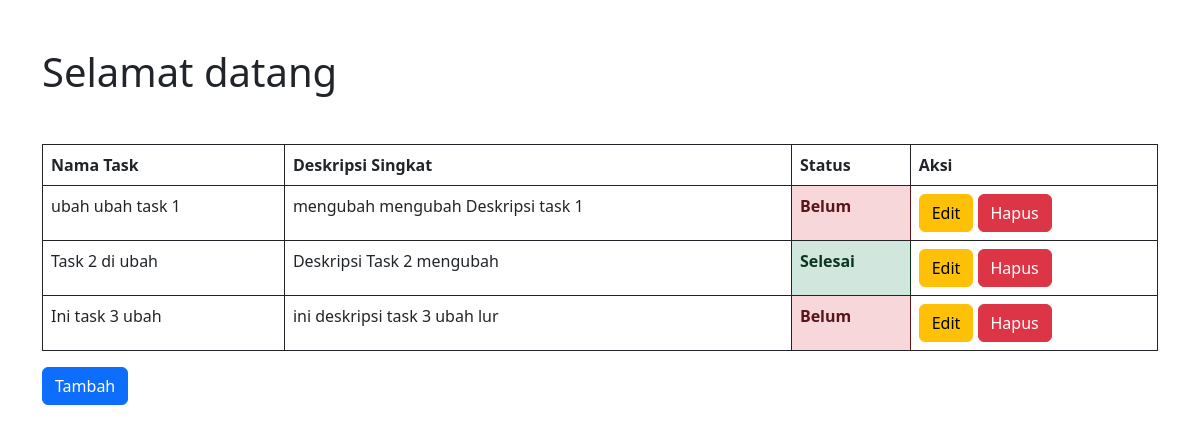
The page / on the database its author committed.
### tables this page shows
CREATE TABLE IF NOT EXISTS `task_list` (
  `id_task` int(11) NOT NULL AUTO_INCREMENT,
  `name_task` varchar(255) NOT NULL,
  `summary` varchar(255) NOT NULL,
  `isCompleted` tinyint(4) NOT NULL DEFAULT '0',
  PRIMARY KEY (`id_task`)
);

### index.php (the view, shortened to what this page needs)
<!doctype html>
<html lang="en">
  <head>
    <link href="https://cdn.jsdelivr.net/npm/bootstrap@5.3.0-alpha1/dist/css/bootstrap.min.css" rel="stylesheet">
  </head>
  <body>
    <section class="my-5">
      <div class="container">
        <h1 class="mb-5">Selamat datang</h1>
        <div class="table-responsive">
          <table class="table table-bordered border-0">
            <thead>
              <tr>
                <th scope="col">Nama Task</th>
                <th scope="col">Deskripsi Singkat</th>
                <th scope="col">Status</th>
                <th scope="col">Aksi</th>
              </tr>
            </thead>
            <tbody>
              <?php
                include 'config/koneksi.php';
                $query = mysqli_query($conn, "SELECT * FROM task_list");
                while($data = mysqli_fetch_array($query)){
              ?>
              <tr>
                <?php $classCompleted = $data['isCompleted'] == 1 ? 'bg-success-subtle text-success-emphasis fw-semibold' : 'bg-danger-subtle text-danger-emphasis fw-semibold'; ?>
                <td><?php echo $data['name_task']; ?></td>
                <td><?php echo $data['summary']; ?></td>
                <td class="<?= $classCompleted ?>"><?php echo $isCompleted = $data['isCompleted'] == 1 ? 'Selesai' : 'Belum'; ?></td>
                <td>
                  <a href="edit.php?id=<?php echo $data['id_task']; ?>" class="btn btn-warning">Edit</a>
                  <a href="config/delete.php?id=<?php echo $data['id_task']; ?>" class="btn btn-danger">Hapus</a>
                </td>
              </tr>
              <?php } ?>
            </tbody>
          </table>
        </div>
        <a href="add.php" class="btn btn-primary">Tambah</a>
      </div>
    </section>
  </body>
</html>

### rows shown on the page
task_list: name_task "ubah ubah task 1", summary "mengubah mengubah Deskripsi task 1", isCompleted "Belum"
task_list: name_task "Task 2 di ubah", summary "Deskripsi Task 2 mengubah", isCompleted "Selesai"
task_list: name_task "Ini task 3 ubah", summary "ini deskripsi task 3 ubah lur", isCompleted "Belum"
